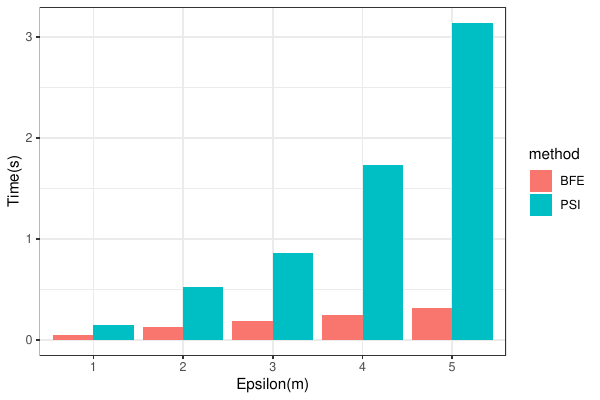

Write R code to recreate this figure.
library(tidyverse)
library(latex2exp)
library(xtable)

fields = c("ts", "start", "host", "tag", "n", "appId", "n2", "dataset", "epsilon", "mu", "delta", "method", "stage", "time")
data <- enframe(read_lines( "~/Research/Scripts/Scala/PFlock/nohup.out" ), value = "line") |>
  filter(str_detect(line, 'TIME')) |>  
  separate(col = line, into = fields, sep = "\\|") |>
  select(method, stage, epsilon, time) |>
  mutate(epsilon = as.numeric(epsilon), time = as.numeric(time))
  
methods = data |> group_by(method, epsilon) |> summarise(time = mean(time))

p = ggplot(methods, aes(x = as.factor(epsilon), y = time, fill = method)) +
  geom_bar(stat = "identity", position = 'dodge') +
  labs(x="Epsilon(m)", y="Time(s)") +
  theme_bw()
plot(p)  

W = 6
H = 4
ggsave(paste0("performance.pdf"), width = W, height = H)

stages = data |> filter(method == "PSI") |> 
  group_by(stage, epsilon) |> 
  summarise(time = mean(time)) |>
  filter(stage != "Total     ")

stages$stage <- recode_factor(stages$stage, FC="Filter candidates", PS="Plane sweeping")

g = ggplot(stages, aes(x = as.factor(epsilon), y = time, fill = stage)) +
  geom_bar(stat = "identity", position = 'dodge') +
  labs(x="Epsilon(m)", y="Time(s)") +
  theme_bw()
plot(g)  

W = 6
H = 4
ggsave(paste0("performancePSI.pdf"), width = W, height = H)
